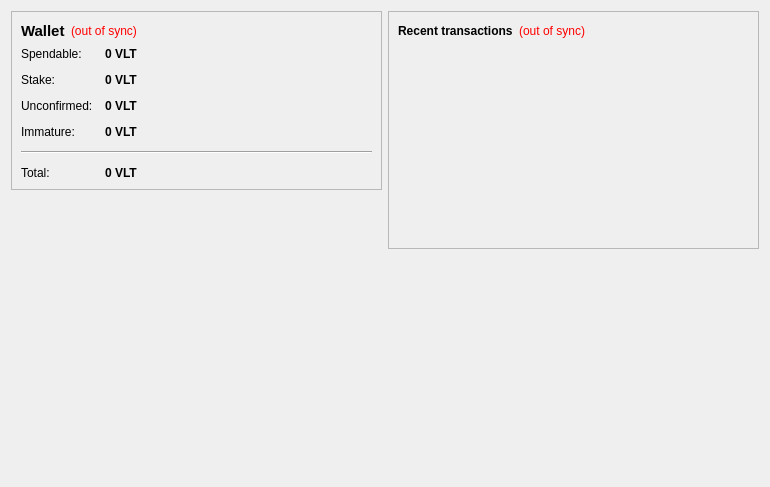
<?xml version="1.0" encoding="UTF-8"?>
<ui version="4.0">
 <class>OverviewPage</class>
 <widget class="QWidget" name="OverviewPage">
  <property name="geometry">
   <rect>
    <x>0</x>
    <y>0</y>
    <width>770</width>
    <height>487</height>
   </rect>
  </property>
  <property name="windowTitle">
   <string>Form</string>
  </property>
  <layout class="QHBoxLayout" name="horizontalLayout" stretch="1,1">
   <item>
    <layout class="QVBoxLayout" name="verticalLayout_2">
     <item>
      <widget class="QFrame" name="frame">
       <property name="frameShape">
        <enum>QFrame::StyledPanel</enum>
       </property>
       <property name="frameShadow">
        <enum>QFrame::Raised</enum>
       </property>
       <layout class="QVBoxLayout" name="verticalLayout_4">
        <item>
         <layout class="QHBoxLayout" name="horizontalLayout_4">
          <item>
           <widget class="QLabel" name="label_5">
            <property name="font">
             <font>
              <pointsize>11</pointsize>
              <weight>75</weight>
              <bold>true</bold>
             </font>
            </property>
            <property name="text">
             <string>Wallet</string>
            </property>
           </widget>
          </item>
          <item>
           <widget class="QLabel" name="labelWalletStatus">
            <property name="toolTip">
             <string>The displayed information may be out of date. Your wallet automatically synchronizes with the volatilitycoin network after a connection is established, but this process has not completed yet.</string>
            </property>
            <property name="styleSheet">
             <string notr="true">QLabel { color: red; }</string>
            </property>
            <property name="text">
             <string notr="true">(out of sync)</string>
            </property>
            <property name="alignment">
             <set>Qt::AlignLeading|Qt::AlignLeft|Qt::AlignVCenter</set>
            </property>
           </widget>
          </item>
          <item>
           <spacer name="horizontalSpacer_2">
            <property name="orientation">
             <enum>Qt::Horizontal</enum>
            </property>
            <property name="sizeHint" stdset="0">
             <size>
              <width>40</width>
              <height>20</height>
             </size>
            </property>
           </spacer>
          </item>
         </layout>
        </item>
        <item>
         <layout class="QFormLayout" name="formLayout_2">
          <property name="fieldGrowthPolicy">
           <enum>QFormLayout::AllNonFixedFieldsGrow</enum>
          </property>
          <property name="horizontalSpacing">
           <number>12</number>
          </property>
          <property name="verticalSpacing">
           <number>12</number>
          </property>
          <item row="0" column="0">
           <widget class="QLabel" name="label">
            <property name="text">
             <string>Spendable:</string>
            </property>
           </widget>
          </item>
          <item row="0" column="1">
           <widget class="QLabel" name="labelBalance">
            <property name="font">
             <font>
              <weight>75</weight>
              <bold>true</bold>
             </font>
            </property>
            <property name="cursor">
             <cursorShape>IBeamCursor</cursorShape>
            </property>
            <property name="toolTip">
             <string>Your current spendable balance</string>
            </property>
            <property name="text">
             <string notr="true">0 VLT</string>
            </property>
            <property name="textInteractionFlags">
             <set>Qt::LinksAccessibleByMouse|Qt::TextSelectableByKeyboard|Qt::TextSelectableByMouse</set>
            </property>
           </widget>
          </item>
          <item row="1" column="0">
           <widget class="QLabel" name="label_6">
            <property name="text">
             <string>Stake:</string>
            </property>
           </widget>
          </item>
          <item row="1" column="1">
           <widget class="QLabel" name="labelStake">
            <property name="font">
             <font>
              <weight>75</weight>
              <bold>true</bold>
             </font>
            </property>
            <property name="cursor">
             <cursorShape>IBeamCursor</cursorShape>
            </property>
            <property name="toolTip">
             <string>Total of coins that was staked, and do not yet count toward the current balance</string>
            </property>
            <property name="text">
             <string notr="true">0 VLT</string>
            </property>
            <property name="textInteractionFlags">
             <set>Qt::LinksAccessibleByMouse|Qt::TextSelectableByKeyboard|Qt::TextSelectableByMouse</set>
            </property>
           </widget>
          </item>
          <item row="2" column="0">
           <widget class="QLabel" name="label_3">
            <property name="text">
             <string>Unconfirmed:</string>
            </property>
           </widget>
          </item>
          <item row="2" column="1">
           <widget class="QLabel" name="labelUnconfirmed">
            <property name="font">
             <font>
              <weight>75</weight>
              <bold>true</bold>
             </font>
            </property>
            <property name="cursor">
             <cursorShape>IBeamCursor</cursorShape>
            </property>
            <property name="toolTip">
             <string>Total of transactions that have yet to be confirmed, and do not yet count toward the current balance</string>
            </property>
            <property name="text">
             <string notr="true">0 VLT</string>
            </property>
            <property name="textInteractionFlags">
             <set>Qt::LinksAccessibleByMouse|Qt::TextSelectableByKeyboard|Qt::TextSelectableByMouse</set>
            </property>
           </widget>
          </item>
          <item row="3" column="0">
           <widget class="QLabel" name="labelImmatureText">
            <property name="text">
             <string>Immature:</string>
            </property>
           </widget>
          </item>
          <item row="3" column="1">
           <widget class="QLabel" name="labelImmature">
            <property name="font">
             <font>
              <weight>75</weight>
              <bold>true</bold>
             </font>
            </property>
            <property name="toolTip">
             <string>Mined balance that has not yet matured</string>
            </property>
            <property name="text">
             <string notr="true">0 VLT</string>
            </property>
            <property name="textInteractionFlags">
             <set>Qt::LinksAccessibleByMouse|Qt::TextSelectableByKeyboard|Qt::TextSelectableByMouse</set>
            </property>
           </widget>
          </item>
          <item row="4" column="0" colspan="2">
           <widget class="Line" name="line">
            <property name="orientation">
             <enum>Qt::Horizontal</enum>
            </property>
           </widget>
          </item>
          <item row="5" column="0">
           <widget class="QLabel" name="labelTotalText">
            <property name="text">
             <string>Total:</string>
            </property>
           </widget>
          </item>
          <item row="5" column="1">
           <widget class="QLabel" name="labelTotal">
            <property name="font">
             <font>
              <weight>75</weight>
              <bold>true</bold>
             </font>
            </property>
            <property name="cursor">
             <cursorShape>IBeamCursor</cursorShape>
            </property>
            <property name="toolTip">
             <string>Your current total balance</string>
            </property>
            <property name="text">
             <string notr="true">0 VLT</string>
            </property>
            <property name="textInteractionFlags">
             <set>Qt::LinksAccessibleByMouse|Qt::TextSelectableByKeyboard|Qt::TextSelectableByMouse</set>
            </property>
           </widget>
          </item>
         </layout>
        </item>
       </layout>
      </widget>
     </item>
     <item>
      <spacer name="verticalSpacer">
       <property name="orientation">
        <enum>Qt::Vertical</enum>
       </property>
       <property name="sizeHint" stdset="0">
        <size>
         <width>20</width>
         <height>40</height>
        </size>
       </property>
      </spacer>
     </item>
     <item>
      <widget class="QLabel" name="label_2">
       <property name="autoFillBackground">
        <bool>true</bool>
       </property>
       <property name="text">
        <string/>
       </property>
       <property name="pixmap">
        <pixmap resource="../bitcoin.qrc">:/icons/techbg</pixmap>
       </property>
       <property name="scaledContents">
        <bool>false</bool>
       </property>
       <property name="margin">
        <number>0</number>
       </property>
      </widget>
     </item>
    </layout>
   </item>
   <item>
    <layout class="QVBoxLayout" name="verticalLayout_3">
     <item>
      <widget class="QFrame" name="frame_2">
       <property name="frameShape">
        <enum>QFrame::StyledPanel</enum>
       </property>
       <property name="frameShadow">
        <enum>QFrame::Raised</enum>
       </property>
       <layout class="QVBoxLayout" name="verticalLayout">
        <item>
         <layout class="QHBoxLayout" name="horizontalLayout_2">
          <item>
           <widget class="QLabel" name="label_4">
            <property name="text">
             <string>&lt;b&gt;Recent transactions&lt;/b&gt;</string>
            </property>
           </widget>
          </item>
          <item>
           <widget class="QLabel" name="labelTransactionsStatus">
            <property name="toolTip">
             <string>The displayed information may be out of date. Your wallet automatically synchronizes with the volatilitycoin network after a connection is established, but this process has not completed yet.</string>
            </property>
            <property name="styleSheet">
             <string notr="true">QLabel { color: red; }</string>
            </property>
            <property name="text">
             <string notr="true">(out of sync)</string>
            </property>
            <property name="alignment">
             <set>Qt::AlignRight|Qt::AlignTrailing|Qt::AlignVCenter</set>
            </property>
           </widget>
          </item>
          <item>
           <spacer name="horizontalSpacer">
            <property name="orientation">
             <enum>Qt::Horizontal</enum>
            </property>
            <property name="sizeHint" stdset="0">
             <size>
              <width>40</width>
              <height>20</height>
             </size>
            </property>
           </spacer>
          </item>
         </layout>
        </item>
        <item>
         <widget class="QListView" name="listTransactions">
          <property name="styleSheet">
           <string notr="true">QListView { background: transparent; }</string>
          </property>
          <property name="frameShape">
           <enum>QFrame::NoFrame</enum>
          </property>
          <property name="verticalScrollBarPolicy">
           <enum>Qt::ScrollBarAlwaysOff</enum>
          </property>
          <property name="horizontalScrollBarPolicy">
           <enum>Qt::ScrollBarAlwaysOff</enum>
          </property>
          <property name="selectionMode">
           <enum>QAbstractItemView::NoSelection</enum>
          </property>
         </widget>
        </item>
       </layout>
      </widget>
     </item>
     <item>
      <spacer name="verticalSpacer_2">
       <property name="orientation">
        <enum>Qt::Vertical</enum>
       </property>
       <property name="sizeHint" stdset="0">
        <size>
         <width>20</width>
         <height>40</height>
        </size>
       </property>
      </spacer>
     </item>
    </layout>
   </item>
  </layout>
 </widget>
 <resources/>
 <connections/>
</ui>
